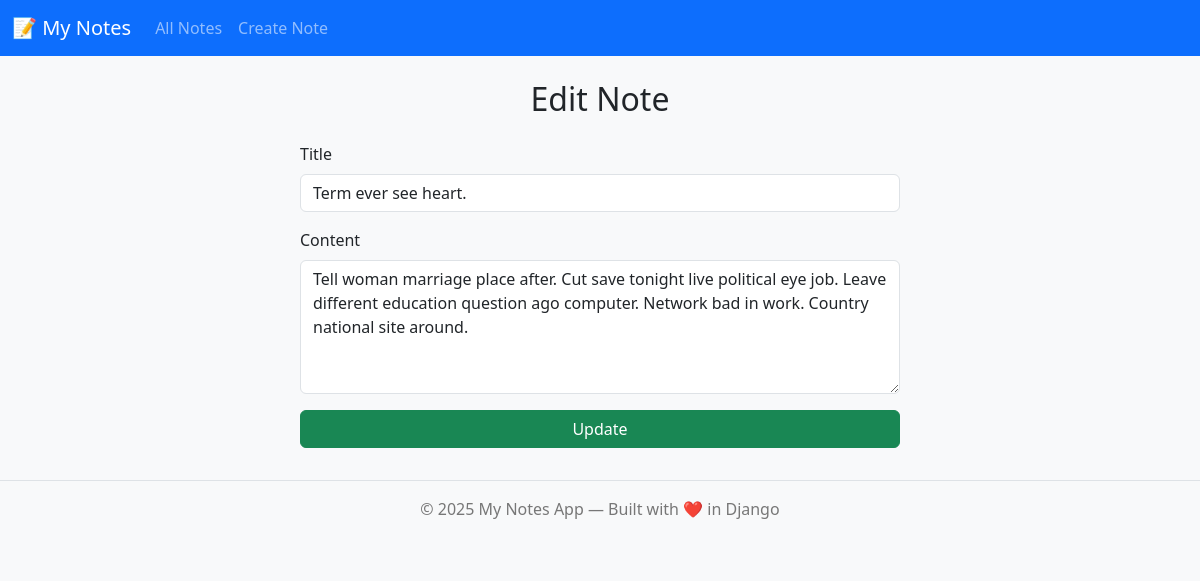
/update_note/163, run on the app's committed database.
### notes/models.py (models this page shows, shortened)
class Note(models.Model):
    title = models.CharField(max_length=100)
    content = models.TextField()
    created_at = models.DateTimeField(auto_now_add=True)

### notes/views.py (the view)
# urls.py: path("update_note/<int:note_id>", views.update_note, name="update_note"),
def update_note(request, note_id):
    note = Note.objects.get(id=note_id)
    if request.method == "POST":
        data = request.POST
        title = data.get("title")
        content = data.get("content")
        note.save()
        return redirect("notes_list")
    return render(request,"notes/update_notes.html",{"note":note})

### notes/templates/notes/update_notes.html (shortened to what this page needs)
{% extends "base.html" %}
{% block content %}
  <h2 class="text-center mb-4">Edit Note</h2>
  <form method="post" class="mx-auto" style="max-width:600px;">
    <div class="mb-3">
      <label class="form-label">Title</label>
      <input type="text" name="title" value="{{ note.title }}" class="form-control" required>
    </div>
    <div class="mb-3">
      <label class="form-label">Content</label>
      <textarea name="content" rows="5" class="form-control" required>{{ note.content }}</textarea>
    </div>
    <button type="submit" class="btn btn-success w-100">Update</button>
  </form>
{% endblock %}

### notes/templates/base.html (style rules this page uses)
body { background-color: #f8f9fa; }

### data on the page
Note: title "Term ever see heart.", content "Tell woman marriage place after. Cut save tonight live political eye job. Leave different education question ago computer. Network bad in work. Country national site around."
